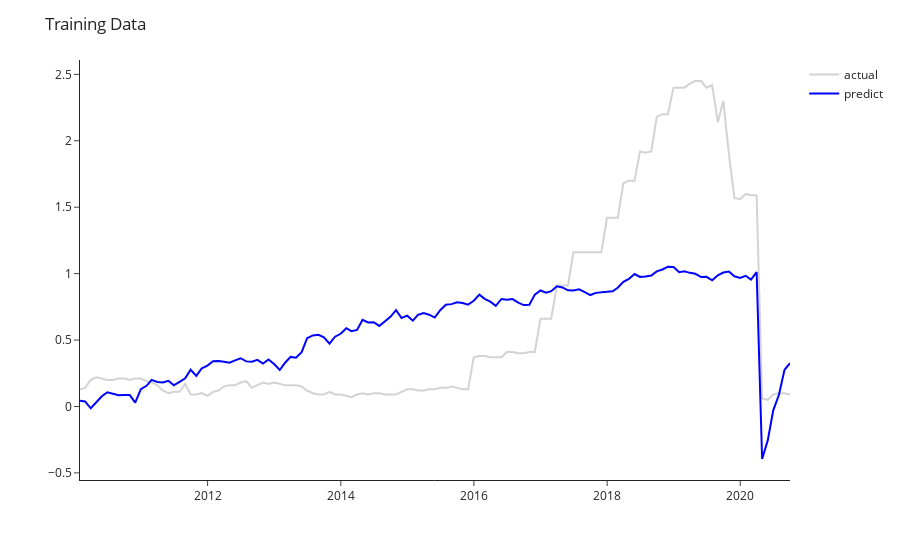

The cell this chart's notebook holds for it:
### Code cell
fig = px.line(height=400)
fig.add_scatter(y=train_df['EFFR'], x=train_df.index,
                marker=dict(size=20, color="lightgray"), name='actual')
fig.add_scatter(y=train_pred['mean'], x=train_pred.index,
                marker=dict(size=20, color="blue"), name='predict')
fig.update_layout(template="simple_white", title="Training Data")
fig.show()

### Figure 1 — Plotly figure (JSON) as saved in the notebook; plotly's stock layout.template omitted (floating-point values rounded to 4 significant figures; data arrays with more than 128 entries replaced by an {"elided": "..."} marker saying what was removed)
{"data": [{"hovertemplate": "<extra></extra>", "legendgroup": "", "line": {"color": "#636efa", "dash": "solid"}, "marker": {"symbol": "circle"}, "mode": "lines", "name": "", "orientation": "v", "showlegend": false, "type": "scatter", "xaxis": "x", "yaxis": "y"}, {"marker": {"color": "lightgray", "size": 20}, "name": "actual", "type": "scatter", "x": {"elided": "129 str values"}, "y": {"elided": "129 float values"}}, {"marker": {"color": "blue", "size": 20}, "name": "predict", "type": "scatter", "x": {"elided": "129 str values"}, "y": {"elided": "129 float values"}}], "layout": {"autosize": true, "legend": {"tracegroupgap": 0}, "margin": {"t": 60}, "title": {"text": "Training Data"}, "xaxis": {"anchor": "y", "autorange": true, "domain": [0, 1], "range": ["2010-01-31", "2020-09-30"], "type": "date"}, "yaxis": {"anchor": "x", "autorange": true, "domain": [0, 1], "range": [-0.5535, 2.608], "type": "linear"}}}
